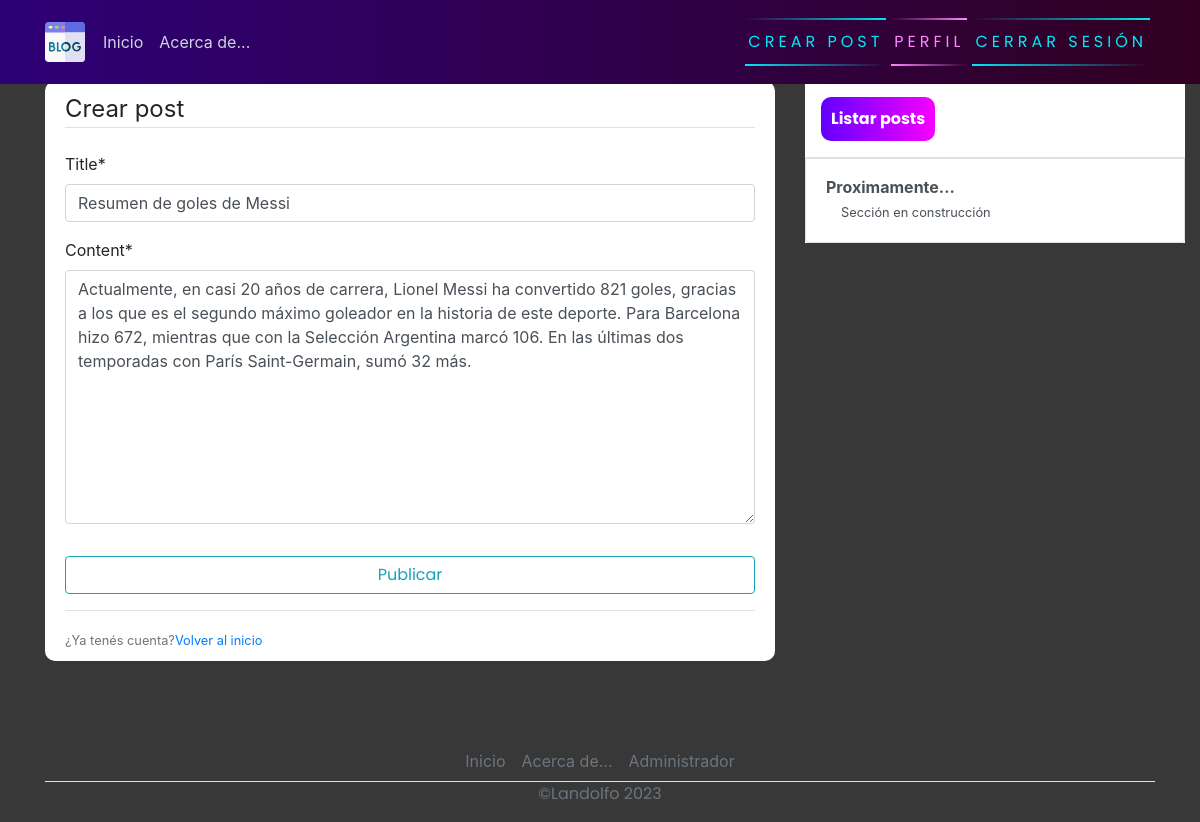
Screenshot of /post/5/update (signed in) with the database file from the repository.
### blog/models.py (models this page shows, shortened)
class Post(models.Model):
    title = models.CharField(max_length=200)
    content = models.TextField()
    date_posted = models.DateTimeField(default=timezone.now)
    author = models.ForeignKey(User, on_delete=models.CASCADE)

### blog/views.py (the view, shortened to what this page needs)
# urls.py: path('post/<int:pk>/update', PostUpdateView.as_view(), name="blog-update"),
class PostUpdateView(LoginRequiredMixin, UserPassesTestMixin, UpdateView):
    model = Post
    fields = ['title', 'content']
    def test_func(self):
        post = self.get_object()
        if self.request.user == post.author:
            return True
        return False

### blog/templates/blog/post_form.html (shortened to what this page needs)
{% extends 'blog/base.html' %}
{% load crispy_forms_tags %}
{% block content %}
    <div class="content-section">
        <form action="" method="post">
            <fieldset class="form-group">
                <legend class="border-bottom mb-4">Crear post</legend>
                {{ form|crispy }}
            </fieldset>
            <div class="form-group">
                <button class="btn btn-outline-info" type="submit">Publicar</button>
            </div>
        </form>
        <div class="border-top pt-3">
            <small class="text-muted">¿Ya tenés cuenta?<a href="{% url 'posts' %}">Volver al inicio</a></small>
        </div>
    </div>
{% endblock content %}

### blog/static/blog/main.css (style rules this page uses)
body { background-color: rgb(56, 56, 56); margin-top: 5rem; background-size: contain; background-repeat: no-repeat; }
.content-section { background: #ffffff; padding: 10px 20px; border-radius: 10px; margin-bottom: 20px; }
button { font-family: 'Poppins', sans-serif; border: none; outline: 0; display: inline-block; padding: 8px; color: white; background-color: #000; text-align: center; cursor: pointer; width: 100%; font-size: 18px; transition: 1s; background: linear-gradient(270deg, rgb(247, 0, 255) 0%, rgb(98, 0, 255) 100%); }

### rows the page displays
Post: title "Resumen de goles de Messi", content "Actualmente, en casi 20 años de carrera, Lionel Messi ha convertido 821 goles, gracias a los que es el segundo máximo goleador en la historia de este deporte. Para Barcelona hizo 672, mientras que con la Selección Argentina marcó 106. En las últimas dos temporadas con París Saint-Germain, sumó 32 más."
